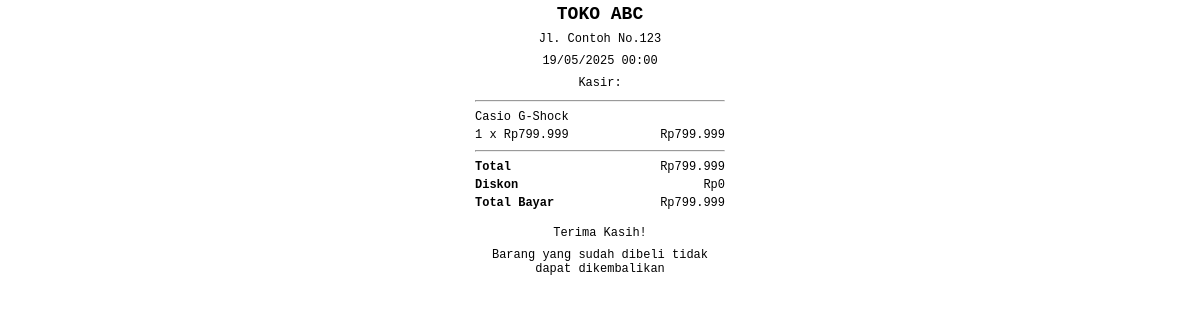
The app's page /online/invoice.php?id_transaksi=16 with its own data.
### tables this page shows
CREATE TABLE `transaksi` (
  `id_transaksi` int(11) NOT NULL,
  `tgl_pembelian` date DEFAULT NULL,
  `total_harga` int(11) DEFAULT NULL,
  `fid_admin` int(11) DEFAULT NULL,
  `fid_member` int(11) DEFAULT NULL,
  `total_keuntungan` int(11) DEFAULT NULL,
  `fid_produk` int(11) DEFAULT NULL,
  `detail` text DEFAULT NULL,
  `uang_dibayar` int(11) DEFAULT 0,
  `diskon` int(11) DEFAULT 0,
  `total_bayar` int(11) DEFAULT 0,
  `kembalian` int(11) DEFAULT 0,
  `metode_pembayaran` varchar(20) DEFAULT 'Tunai'
);

CREATE TABLE `detail_transaksi` (
  `id_detail` int(11) NOT NULL,
  `fid_transaksi` int(11) DEFAULT NULL,
  `fid_produk` int(11) DEFAULT NULL,
  `qty` int(11) DEFAULT NULL,
  `harga` int(11) DEFAULT NULL,
  `subtotal` int(11) DEFAULT NULL,
  `jumlah` int(11) NOT NULL
);

CREATE TABLE `produk` (
  `id_produk` int(11) NOT NULL,
  `nama_produk` varchar(255) NOT NULL,
  `stok` int(11) NOT NULL,
  `modal` varchar(255) NOT NULL,
  `harga_jual` varchar(255) NOT NULL,
  `barcode` varchar(100) DEFAULT NULL,
  `keuntungan` varchar(255) NOT NULL,
  `fid_kategori` int(11) NOT NULL,
  `gambar` varchar(255) NOT NULL,
  `deskripsi` varchar(255) NOT NULL
);

### online/invoice.php (the view, shortened to what this page needs)
<?php
include '../service/conection.php';
$id_transaksi = (int) $_GET['id_transaksi'];
$stmt = $conn->prepare("
    SELECT t.*, a.username AS nama_admin
    FROM transaksi t
    LEFT JOIN admin a ON t.fid_admin = a.id
    WHERE t.id_transaksi = ?
");
$stmt->bind_param("i", $id_transaksi);
$stmt->execute();
$result = $stmt->get_result();
$transaksi = $result->fetch_assoc();
$stmtDetail = $conn->prepare("
    SELECT dt.*, p.nama_produk
    FROM detail_transaksi dt
    JOIN produk p ON dt.fid_produk = p.id_produk
    WHERE dt.fid_transaksi = ?
");
$stmtDetail->bind_param("i", $id_transaksi);
$stmtDetail->execute();
$detailResult = $stmtDetail->get_result();
?>
<!DOCTYPE html>
<html lang="id">
<head>
</head>
<body onload="window.print()">
<h2>TOKO ABC</h2>
<p>Jl. Contoh No.123</p>
<p><?= date("d/m/Y H:i", strtotime($transaksi['tgl_pembelian'])) ?></p>
<p>Kasir: <?= $transaksi['nama_admin'] ?></p>
<hr>
<table>
    <?php while ($item = $detailResult->fetch_assoc()): ?>
        <tr>
            <td colspan="2"><?= $item['nama_produk'] ?></td>
        </tr>
        <tr>
            <td><?= $item['qty'] ?> x Rp<?= number_format($item['harga'], 0, ',', '.') ?></td>
            <td style="text-align:right;">Rp<?= number_format($item['subtotal'], 0, ',', '.') ?></td>
        </tr>
    <?php endwhile; ?>
</table>
<hr>
<table>
    <tr>
        <td><strong>Total</strong></td>
        <td style="text-align:right;">Rp<?= number_format($transaksi['total_harga'], 0, ',', '.') ?></td>
    </tr>
    <tr>
        <td><strong>Diskon</strong></td>
        <td style="text-align:right;">Rp<?= number_format($transaksi['diskon'], 0, ',', '.') ?></td>
    </tr>
    <tr>
        <td><strong>Total Bayar</strong></td>
        <td style="text-align:right;">Rp<?= number_format($transaksi['total_bayar'], 0, ',', '.') ?></td>
    </tr>
</table>
<div class="footer">
    <p>Terima Kasih!</p>
    <p>Barang yang sudah dibeli tidak dapat dikembalikan</p>
</div>
</body>
</html>

### online/invoice.php (style rules this page uses)
body { font-family: monospace; font-size: 12px; width: 250px; margin: auto; }
h2, p { text-align: center; margin: 0; padding: 4px 0; }
table { width: 100%; border-collapse: collapse; margin-top: 5px; }
td { padding: 2px 0; }
.footer { text-align: center; margin-top: 10px; }

### records on screen
transaksi: tgl_pembelian "19/05/2025 00:00", total_harga "799.999", diskon "0", total_bayar "799.999"
detail_transaksi: fid_produk.nama_produk "Casio G-Shock", qty "1", harga "799.999", subtotal "799.999"
